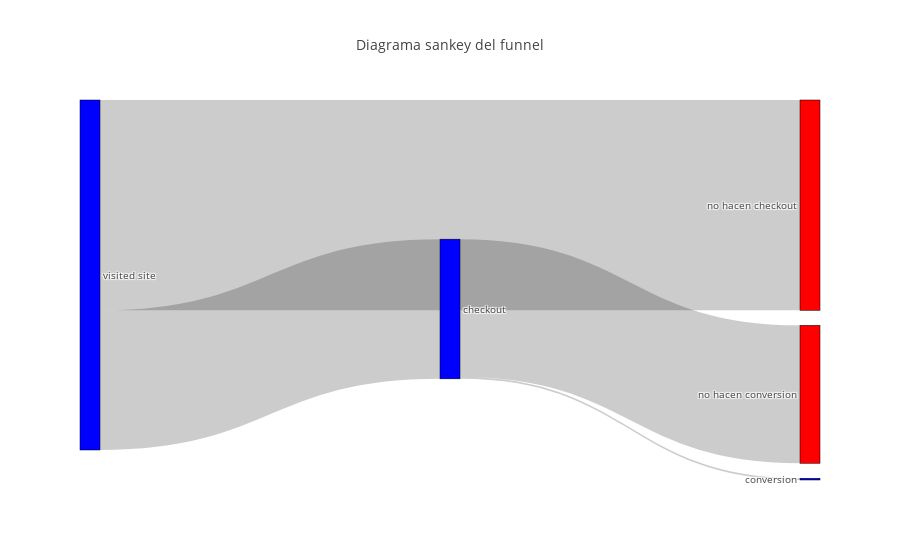

The notebook cell saved with this chart:
### Markdown cell above
Finalmente tenemos los datos filtrados para realizar un diagrama de Sankey, mostrando el flujo de conversiones del sitio.

### Code cell
import plotly.plotly as py
import plotly

data = dict(
    type='sankey',
    arrangement="freeform",
    node = dict(
      pad = 15,
      thickness = 20,
      line = dict(
        color = "black",
        width = 0.5
      ),
      label = ["visited site", "checkout", "conversion","no hacen checkout","no hacen conversion"],
      color = ["blue", "blue", "blue","red","red"]
    ),
    link = dict(
      source = [0,0,1,1],
      target = [3,1,2,4],
      value = [(79239-31621),31621,393,(31621-393)] #alterar aca los valores
  ))

layout =  dict(
    title = "Diagrama sankey del funnel",
    font = dict(
      size = 10
    )
)

plotly.offline.init_notebook_mode(connected=True)
fig = dict(data=[data], layout=layout)
plotly.offline.iplot(fig)

### Figure 1 — Plotly figure (JSON) as saved in the notebook; plotly's stock layout.template omitted (floating-point values rounded to 4 significant figures)
{"data": [{"arrangement": "freeform", "link": {"source": [0, 0, 1, 1], "target": [3, 1, 2, 4], "value": [47618, 31621, 393, 31228]}, "node": {"color": ["blue", "blue", "blue", "red", "red"], "label": ["visited site", "checkout", "conversion", "no hacen checkout", "no hacen conversion"], "line": {"color": "black", "width": 0.5}, "pad": 15, "thickness": 20}, "type": "sankey", "uid": "4a9f6680-bfaa-11e8-8980-60a44ca73d10"}], "layout": {"font": {"size": 10}, "title": "Diagrama sankey del funnel"}}
